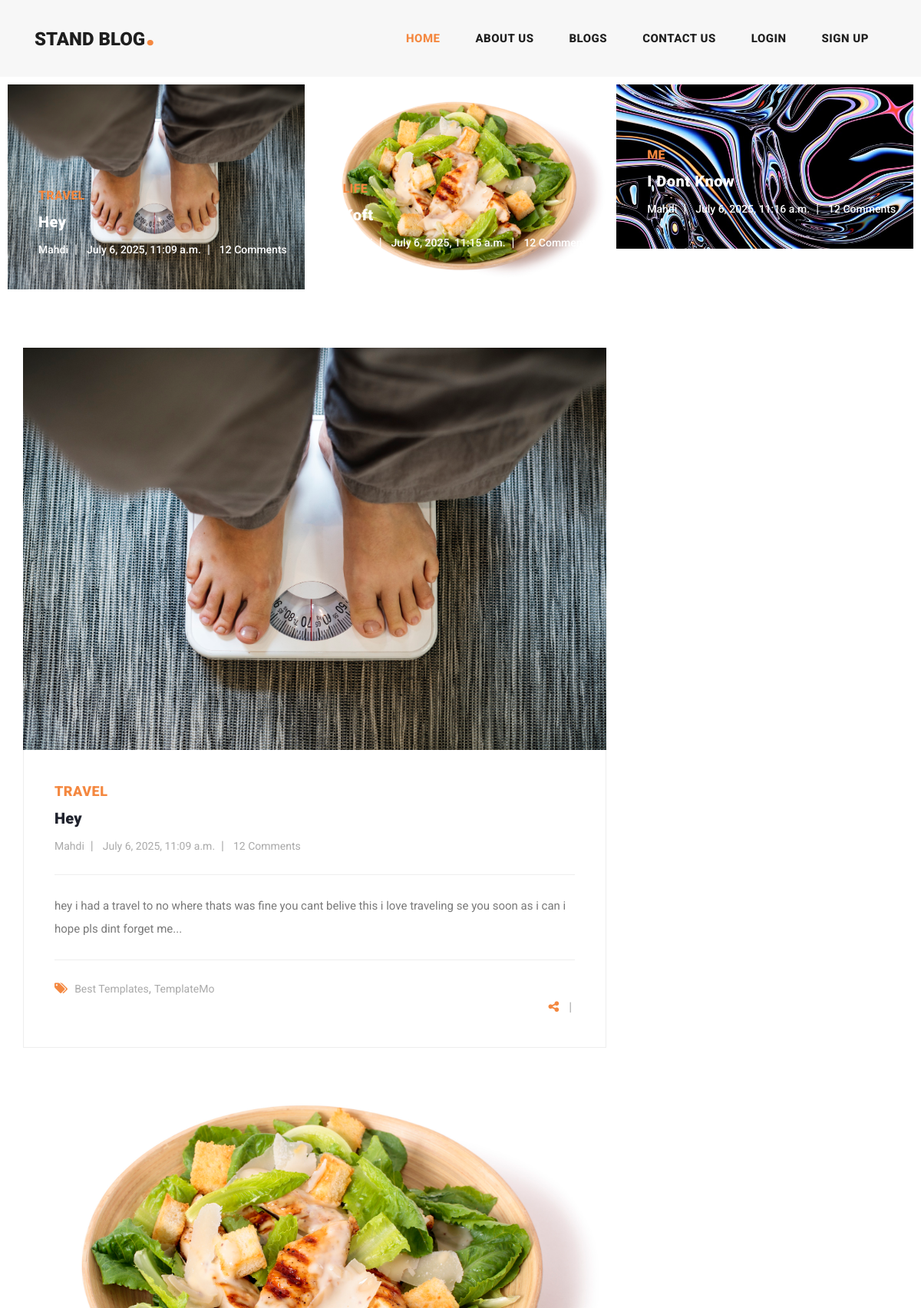
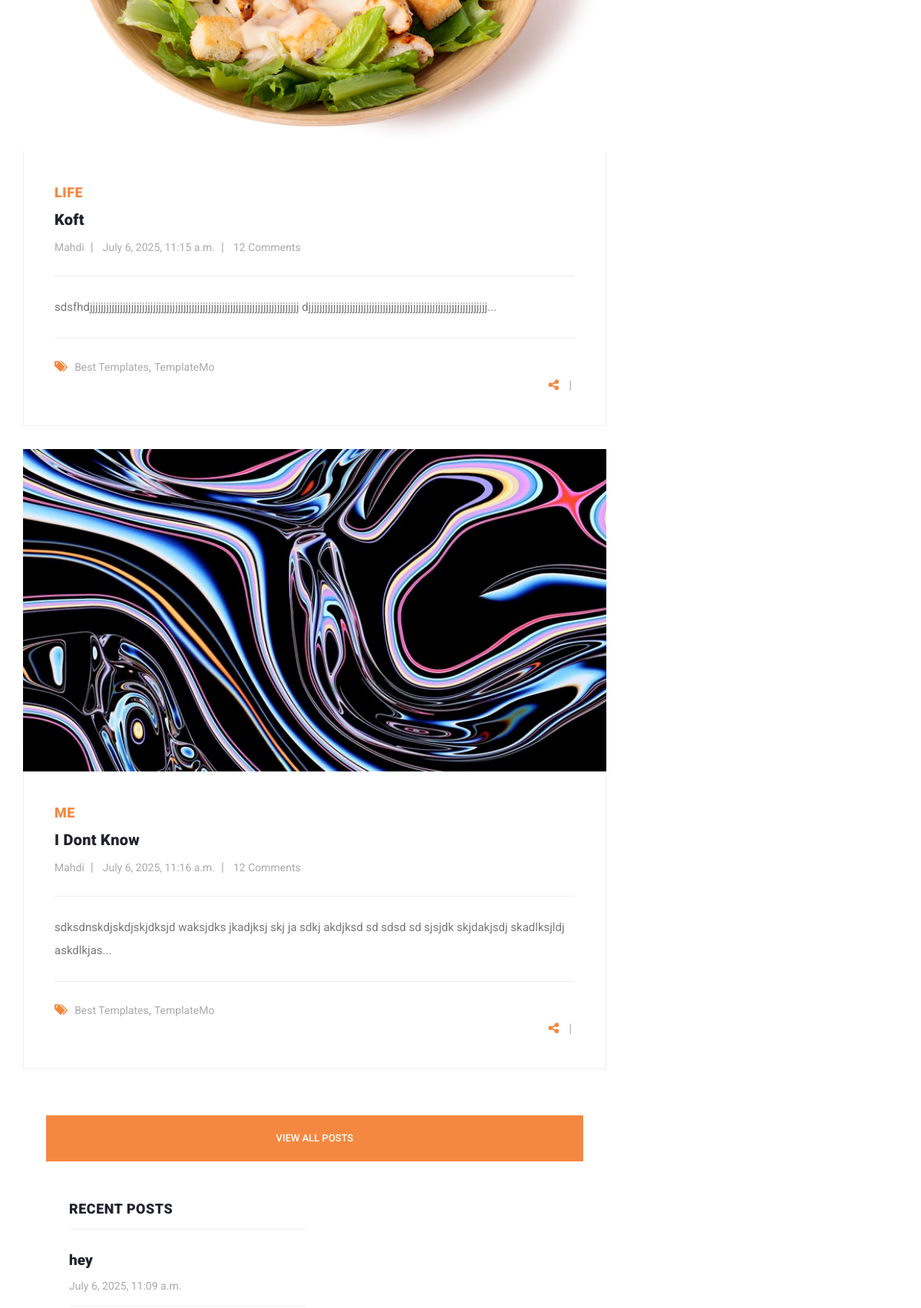
The page / (upper part) on the database its author committed (2 pictures, top to bottom).
### homePageApp/models.py (models this page shows, shortened)
class blog(models.Model):
    title = models.CharField(max_length=100)
    category = models.ManyToManyField(category)
    content = models.TextField()
    description = models.TextField(editable=True,blank=True ,help_text="its gonna be auto full")
    author = models.ForeignKey(User,on_delete=models.SET_NULL, null=True)
    created_at = models.DateTimeField(auto_now_add=True)
    updated_at = models.DateTimeField(auto_now=True)
    image=models.ImageField(upload_to="images/blogs")
    views = models.IntegerField(default=0)
    slug=models.SlugField(null=True,unique=True,blank=True)
    class Meta:
        ordering=['-created_at']
        verbose_name="post"
        verbose_name_plural= verbose_name+"s"
    def url(self):
        return reverse('blog_with_id',args=[self.slug])

class category(models.Model):
    name=models.CharField(max_length=50,unique=True)
    def __str__(self):
        return self.name

### homePageApp/views.py (the view)
# urls.py: 2. Add a URL to urlpatterns:  path('', views.home, name='home')
def home(request):
    blogs=blogg.objects.all()
    recent_blog=blogs[:2]
    blogsCount=blogs.count()
    context={'blogs':blogs, 'blogsCount': blogsCount,'recent_blog1':recent_blog}
    return render(request, 'homePageApp/index.html',context)

### context/context_processors.py (called while the page is built)
def recentBlog(request):
    recent_blogs=blog.objects.all().order_by('-created_at')
    recent_blogs=recent_blogs[:3]
    return {'recent_blog':recent_blogs}

def categories(request):
    categorie=category.objects.all()
    return{'category':categorie}

### homePageApp/templates/homePageApp/index.html (shortened to what this page needs)
{% load static%}
{% load social_share%}
<!DOCTYPE html>
<html lang="en">
  <head>
    <link href="{% static "vendor/bootstrap/css/bootstrap.min.css"%}"
    rel="stylesheet" />
    <link rel="stylesheet" href="{% static 'css/fontawesome.css' %}" />
    <link
      rel="stylesheet"
      href="{% static 'css/templatemo-stand-blog.css' %}"
    />
    <link rel="stylesheet" href="{% static 'css/owl.css' %}" />
  </head>
  <body>
    {% include "homePageApp/header.html" %}
    <div class="main-banner header-text">
      <div class="container-fluid">
        <div class="owl-banner owl-carousel">
          {%for blog in blogs %}
          <div class="item">
            <img src="{{ blog.image.url}}" alt="{{blog.title}}" />
            <div class="item-content">
              <div class="main-content">
                <div class="meta-category">
                  <span>{{blog.category.first}}</span>
                </div>
                <a href="{{blog.url}}"
                  ><h4>{{blog.title}}</h4></a
                >
                <ul class="post-info">
                  <li><a href="#">{{blog.author}}</a></li>
                  <li><a href="#">{{blog.updated_at}}</a></li>
                  <li><a href="#">12 Comments</a></li>
                </ul>
              </div>
            </div>
          </div>
          {% endfor %}
        </div>
      </div>
    </div>
    <section class="blog-posts">
      <div class="container">
        <div class="row">
          <div class="col-lg-8">
            <div class="all-blog-posts">
              <div class="row">
                <div class="blog-post">
                  {% for blog in recent_blog %}
                  <div class="blog-post">
                    <div class="blog-thumb">
                      <img
                        src="{{ blog.image.url }}"
                        alt="{{ blog.title }}"
                      />
                    </div>
                    <div class="down-content">
                      <span>{{blog.category.first}}</span>
                      <a href="{{blog.url}}"
                        ><h4>{{blog.title}}</h4></a
                      >
                      <ul class="post-info">
                        <li><a href="#">{{blog.author}}</a></li>
                        <li><a href="#">{{blog.updated_at}}</a></li>
                        <li><a href="#">12 Comments</a></li>
                      </ul>
                      <p>{{blog.description}}</p>
                      <div class="post-options">
                        <div class="row">
                          <div class="col-lg-12">
                            <ul class="post-tags">
                              <li><i class="fa fa-tags"></i></li>
                              <li><a href="#">Best Templates</a>,</li>
                              <li><a href="#">TemplateMo</a></li>
                            </ul>
                            {%include "homePageApp/socials.html" %}
                          </div>
                        </div>
                      </div>
                    </div>
                  </div>
                  {% endfor %}
                  </div>
                </div>
                <div class="col-lg-12">
                  <div class="main-button">
                    <a href="{%url 'blogs'%}">View All Posts</a>
                  </div>
                </div>
              </div>
            </div>
          </div>
          <div class="col-lg-4">
            <div class="sidebar">
              <div class="row">
                <div class="col-lg-12">
                </div>
                <div class="col-lg-12">
                  <div class="sidebar-item recent-posts">
                    <div class="sidebar-heading">
                      <h2>Recent Posts</h2>
                    </div>
                    <div class="content">
                      {% include "homePageApp/recentPost.html"%}
                    </div>
                  </div>
                </div>
              </div>
            </div>
          </div>
        </div>
    </section>
  </body>
</html>

### homePageApp/templates/homePageApp/socials.html (shortened to what this page needs)
{% load social_share%}
<ul class="post-share">
  <li><i class="fa fa-share-alt"></i></li>
  <li>|</li>
</ul>

### homePageApp/templates/homePageApp/recentPost.html
{% load static%} {% comment %} recent posts {% endcomment %}
<ul>
  {% for blog in recent_blog %}
  <li>
    <a href="{{blog.url}}">
      <h5>{{blog.title}}</h5>
      <span>{{blog.updated_at}}</span>
    </a>
  </li>
  {% endfor %}
</ul>

### assets/css/templatemo-stand-blog.css (style rules this page uses)
body { font-family: 'Roboto', sans-serif; overflow-x: hidden; text-rendering: optimizeLegibility; -webkit-font-smoothing: antialiased; -moz-osx-font-smoothing: grayscale; }
p { margin-bottom: 0px; font-size: 15px; font-weight: 400; color: #7a7a7a; line-height: 30px; }
a { text-decoration: none!important; }
ul { padding: 0; margin: 0; list-style: none; }
h1,h2,h3,h4,h5,h6 { margin: 0px; }
.main-button a { display: inline-block; background-color: #f48840; color: #fff; font-size: 13px; font-weight: 500; padding: 12px 20px; text-transform: uppercase; transition: all .3s; }
.main-banner .container-fluid { padding: 0px 10px; margin-bottom: -24px; }
.owl-banner { padding-top: 110px; }
.owl-banner .item { position: relative; }
.owl-banner .item .item-content { position: absolute; bottom: 40px; left: 40px; }
.owl-banner .item .item-content .meta-category span { color: #f48840; font-size: 18px; text-transform: uppercase; font-weight: 900; letter-spacing: 0.25px; }
.owl-banner .item .item-content h4 { font-size: 24px; font-weight: 900; color: #fff; letter-spacing: 0.5px; text-transform: capitalize; margin: 10px 0px 12px 0px; }
.owl-banner .item .item-content ul li { display: inline-block; margin-right: 8px; }
.owl-banner .item .item-content ul li:after { content: '|'; color: #fff; margin-left: 8px; }
.owl-banner .item .item-content ul li:last-child::after { display: none; }
.owl-banner .item .item-content ul li a { font-size: 14px; color: #fff; font-weight: 500; transition: all .3s; }
.blog-posts { margin-top: 100px; }
.blog-posts .blog-post { margin-bottom: 30px; }
.blog-posts .blog-thumb img { width: 100%; overflow: hidden; }
.blog-posts .down-content { padding: 40px; border-right: 1px solid #eee; border-left: 1px solid #eee; border-bottom: 1px solid #eee; }
.blog-posts .down-content span { font-size: 18px; text-transform: uppercase; letter-spacing: 0.5px; font-weight: 900; color: #f48840; }
.blog-posts .down-content h4 { font-size: 24px; text-transform: capitalize; letter-spacing: 0.5px; font-weight: 900; color: #20232e; margin: 10px 0px 12px 0px; }
.blog-posts .down-content ul.post-info li { display: inline-block; margin-right: 8px; }
.blog-posts .down-content ul.post-info li:after { content: '|'; color: #aaa; margin-left: 8px; }
.blog-posts .down-content h4 { font-size: 20px; letter-spacing: 0.25px; }
.blog-posts .down-content ul.post-info li:last-child::after { display: none; }
.blog-posts .down-content ul.post-info li a { font-size: 14px; color: #aaa; font-weight: 400; transition: all .3s; }
.blog-posts .down-content p { padding: 25px 0px; margin: 25px 0px; border-top: 1px solid #eee; border-bottom: 1px solid #eee; }
.blog-posts .down-content ul.post-share { text-align: right; }
.blog-posts .down-content ul.post-tags li, .blog-posts .down-content ul.post-share li { display: inline-block; }
.blog-posts .down-content ul.post-tags li:first-child i, .blog-posts .down-content ul.post-share li:first-child i { color: #f48840; margin-right: 5px; }
.blog-posts .down-content ul.post-tags li, .blog-posts .down-content ul.post-share li { color: #aaa; }
.blog-posts .down-content ul.post-tags li a, .blog-posts .down-content ul.post-share li a { font-size: 14px; color: #aaa; font-weight: 400; transition: all .3s; }
.blog-posts .main-button a { height: 60px; line-height: 60px; padding: 0px; width: 100%; text-align: center; }
.blog-posts .sidebar-heading h2 { font-size: 18px; text-transform: uppercase; font-weight: 900; letter-spacing: 0.5px; color: #20232e; border-bottom: 1px solid #eee; padding-bottom: 15px; margin-bottom: 25px; }
.sidebar { margin-left: 30px; }
.sidebar .sidebar-item { margin-top: 50px; }
.sidebar .sidebar-heading h2 { font-size: 18px; text-transform: uppercase; font-weight: 900; letter-spacing: 0.5px; color: #20232e; border-bottom: 1px solid #eee; padding-bottom: 15px; margin-bottom: 25px; }
.sidebar .recent-posts ul li { margin-bottom: 15px; padding-bottom: 15px; border-bottom: 1px solid #eee; }
.sidebar .recent-posts ul li h5 { font-size: 19px; font-weight: 900; color: #20232e; line-height: 30px; transition: all 0.3s; }
.sidebar .recent-posts ul li span { display: block; font-size: 14px; color: #aaa; margin-top: 8px; }
@media (max-width: 1250px) { .owl-banner .item .item-content .meta-category span { font-size: 16px; } }
@media (max-width: 1250px) { .owl-banner .item .item-content h4 { font-size: 20px; } }

### rows shown on the page
blog: image (picture), category.first "TRAVEL", title "Hey", author "Mahdi", updated_at "July 6, 2025, 11:09 a.m.", description "hey i had a travel to no where thats was fine you cant belive this i love traveling se you soon as i can i hope pls dint forget me...", title "hey"
blog: image (picture), category.first "LIFE", title "Koft", author "Mahdi", updated_at "July 6, 2025, 11:15 a.m.", description "sdsfhdjjjjjjjjjjjjjjjjjjjjjjjjjjjjjjjjjjjjjjjjjjjjjjjjjjjjjjjjjjjjjjjjjjjjjjjjjjjj djjjjjjjjjjjjjjjjjjjjjjjjjjjjjjjjjjjjjjjjjjjjjjjjjjjjjjjjjjjjjjjjj..."
blog: image (picture), category.first "ME", title "I Dont Know", author "Mahdi", updated_at "July 6, 2025, 11:16 a.m.", description "sdksdnskdjskdjskjdksjd waksjdks jkadjksj skj ja sdkj akdjksd sd sdsd sd sjsjdk skjdakjsdj skadlksjldj askdlkjas..."
